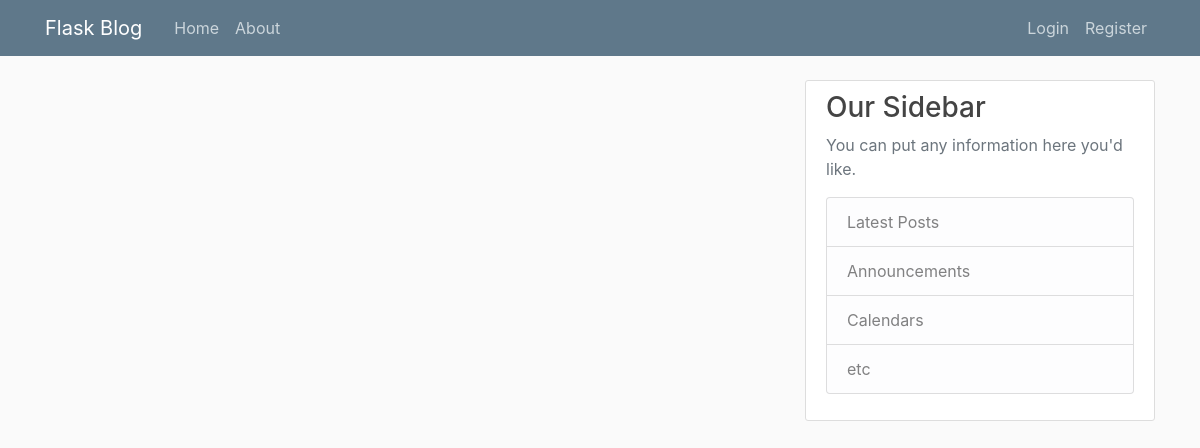
/home, run on an earlier commit of the app's database.
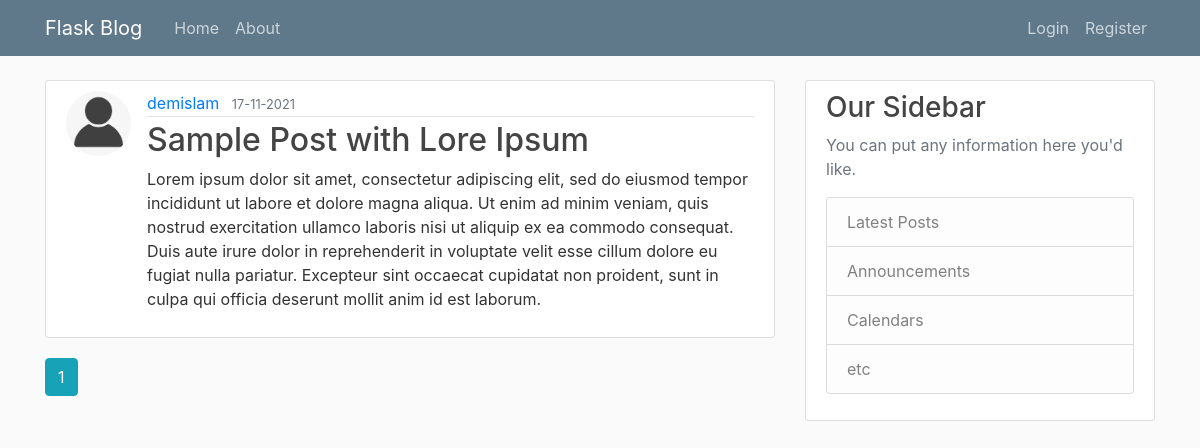
And on a later commit of the database.
### blog_webapp/models.py (models this page shows, shortened)
class Post(db.Model):
    id = db.Column(db.Integer, primary_key=True)
    title = db.Column(db.String(100), nullable=False)
    timestamp = db.Column(db.DateTime, nullable=False, default=datetime.utcnow)
    content = db.Column(db.Text, nullable=False)
    user_id = db.Column(db.Integer, db.ForeignKey('user.id'), nullable=False)

class User(db.Model, UserMixin):
    id = db.Column(db.Integer, primary_key=True)
    username = db.Column(db.String(20), unique=True, nullable=False)
    email = db.Column(db.String(120), unique=True, nullable=False)
    profile_image_file = db.Column(db.String(20), nullable=False,
                                   default='default_profile_image.png')
    password = db.Column(db.String(60), nullable=False)
    posts = db.relationship('Post', backref='author', lazy=True)

### blog_webapp/main/routes.py (the view)
@main.route('/')
@main.route('/home')
def home():
    curr_page_num = request.args.get('page_num', 1, type=int)
    posts_paginated = Post.query.order_by(Post.timestamp.desc()).paginate(page=curr_page_num, per_page=5)
    posts = [post for post in posts_paginated.items]
    all_page_nums = [page_num for page_num in posts_paginated.iter_pages(left_edge=1,
                                                                         left_current=1, right_current=2,
                                                                         right_edge=1)]
    return render_template('home.html', posts=posts, curr_page_num=curr_page_num, all_page_nums=all_page_nums)

### blog_webapp/templates/home.html
{% extends "layout.html" %}
{% block content %}
    {% for post in posts %}
    <article class="media content-section">
        <img class="rounded-circle article-img" src=" {{url_for('static', filename='profile_pics/'+post.author.profile_image_file) }}" alt="">
        <div class="media-body">
            <div class="article-metadata">
                <a class="mr-2" href="{{ url_for('users.get_user_posts', username=post.author.username) }}">{{ post.author.username }}</a>
                <small class="text-muted">{{ post.timestamp.strftime('%d-%m-%Y') }}</small>
            </div>
            <h2><a class="article-title" href="{{ url_for('posts.get_post', post_id=post.id) }}">{{ post.title }}</a></h2>
            <p class="article-content">{{ post.content }}</p>
        </div>
    </article>
    {% endfor %}
    {% for page_num in all_page_nums %}
        {% if page_num %}
            {% if page_num == curr_page_num %}
                <a href="{{ url_for('main.home', page_num=page_num) }}" class="btn btn-info mb-4">{{ page_num }}</a>
            {% else %}
                <a href="{{ url_for('main.home', page_num=page_num) }}" class="btn btn-outline-info mb-4">{{ page_num }}</a>
            {% endif %}
        {% else %}
            ...
        {% endif %}
    {% endfor %}
{% endblock content %}

What changed in the data, as far as the page shows it:
added Post: profile_image_file (placeholder picture), author.username "demislam", timestamp "17-11-2021", title "Sample Post with Lore Ipsum", content "Lorem ipsum dolor sit amet, consectetur adipiscing elit, sed do eiusmod tempor incididunt ut labore et dolore magna aliqua. Ut enim ad minim veniam, quis nostrud exercitation ullamco laboris nisi ut aliquip ex ea commodo consequat. Duis aute irure dolor in reprehenderit in voluptate velit esse cillum dolore eu fugiat nulla pariatur. Excepteur sint occaecat cupidatat non proident, sunt in culpa qui officia deserunt mollit anim id est laborum."
Also different on the page:
new list line: "1"
